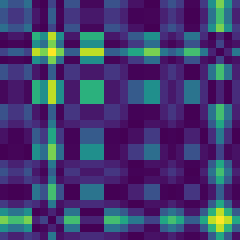
#> input picture GAF/Summation.png, 30 x 30 px (shown 8 times larger)
$ python rgb_extract.py
#> lines starting #> are read from the running program, lines starting #| are printed output that depends on the picture
import cv2 as cv
import numpy as np
import pandas as pd
import matplotlib.pyplot as plt
img = cv.imread('../Summation.png')
#> img is the input picture: shape (30, 30, 3); mean B, G, R 113, 58.6, 65.6
img2 = cv.imread('../Summation21.png')
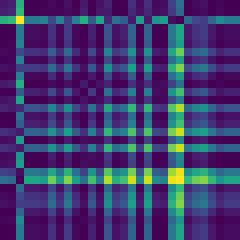
#> input picture GAF/Summation21.png, 30 x 30 px (shown 8 times larger)
#> img2 is the input picture: shape (30, 30, 3); mean B, G, R 111.9, 57.7, 64.5
b,g,r = cv.split(img)
b2,g2,r2 = cv.split(img2)
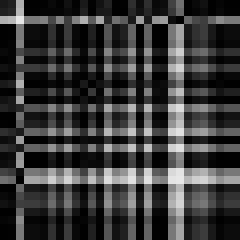
#> g2: shape (30, 30) (shown 8 times larger); min 1, max 231, mean 57.7
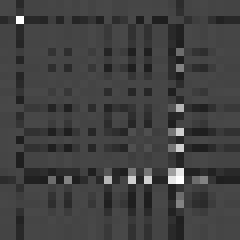
#> r2: shape (30, 30) (shown 8 times larger); min 30, max 253, mean 64.5
# print(b)
# print(g)
# print(r)
zeros = np.zeros(img.shape[:2], dtype="uint8")
cur_img = img.copy()
cur_img[:, :, 0] = 0
cur_img[:, :, 1] = 0
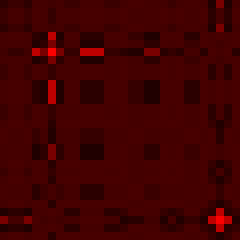
#> cur_img: shape (30, 30, 3) (shown 8 times larger); mean B, G, R 0, 0, 65.6

Red = cv.merge([zeros,zeros,r])
Green = cv.merge([zeros,g,zeros])
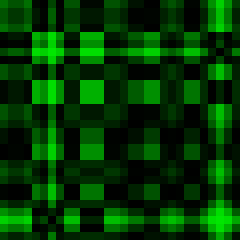
#> Green: shape (30, 30, 3) (shown 8 times larger); mean of channels 0, 1, 2 0, 58.6, 0; drawn as B, G, R
Blue = cv.merge([b,zeros,zeros])
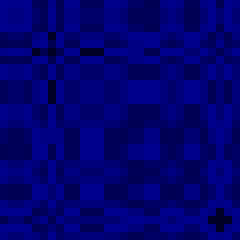
#> Blue: shape (30, 30, 3) (shown 8 times larger); mean of channels 0, 1, 2 113, 0, 0; drawn as B, G, R
plt.plot(r.flatten())
plt.plot(r2.flatten())
plt.ylabel('some numbers')
plt.show()
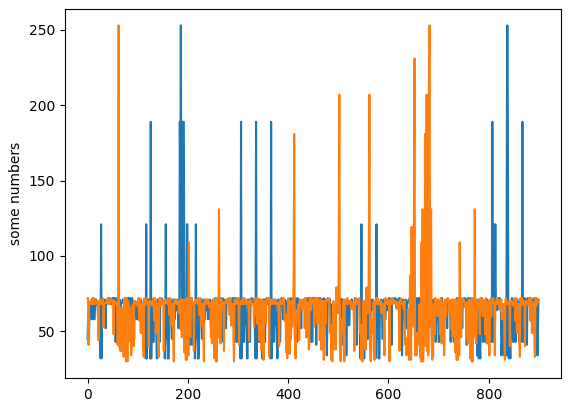
#> figure drawn by matplotlib, 1 panel; curve peaks at x = 186, y = 253; curve peaks at x = 62, y = 253
# [5 lines of commented-out code are left out]
